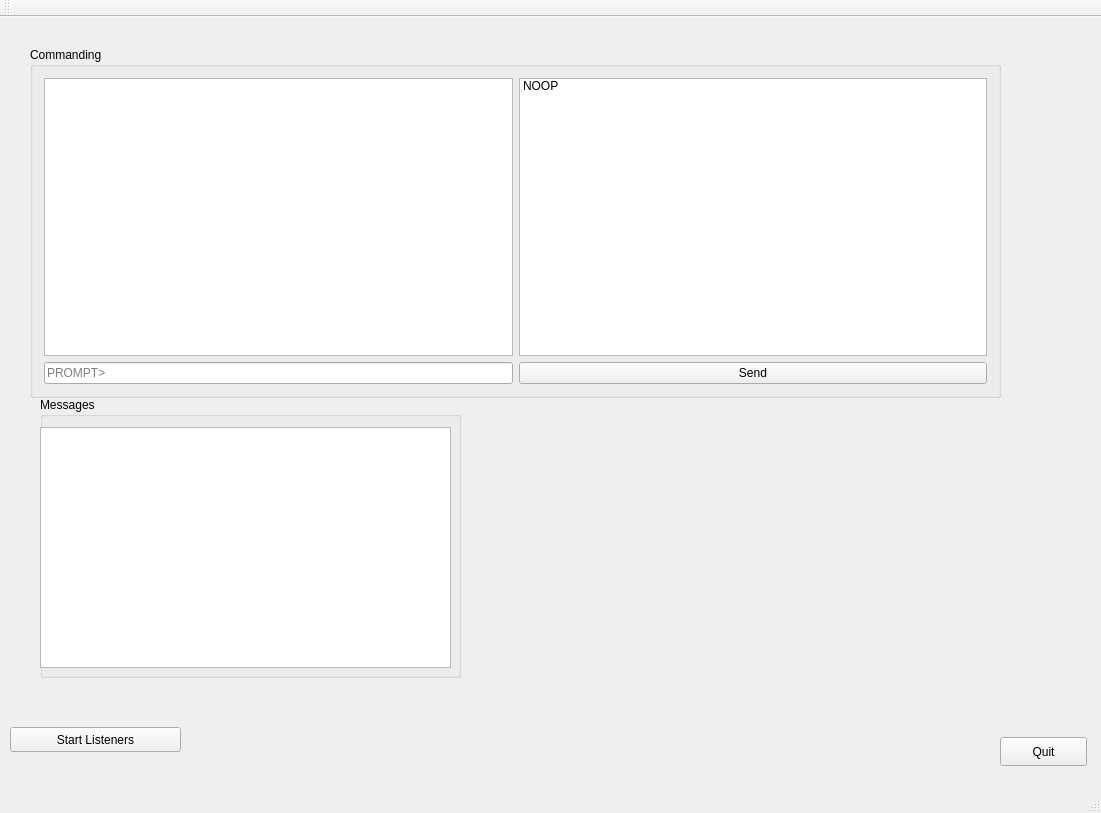
<?xml version="1.0" encoding="UTF-8"?>
<ui version="4.0">
 <class>MainWindow</class>
 <widget class="QMainWindow" name="MainWindow">
  <property name="geometry">
   <rect>
    <x>0</x>
    <y>0</y>
    <width>1101</width>
    <height>813</height>
   </rect>
  </property>
  <property name="windowTitle">
   <string>HEPCATS Ground Control</string>
  </property>
  <widget class="QWidget" name="centralWidget">
   <widget class="QGroupBox" name="groupBox">
    <property name="geometry">
     <rect>
      <x>30</x>
      <y>30</y>
      <width>971</width>
      <height>351</height>
     </rect>
    </property>
    <property name="title">
     <string>Commanding</string>
    </property>
    <layout class="QGridLayout" name="gridLayout">
     <item row="3" column="0">
      <widget class="QLineEdit" name="txt_prompt">
       <property name="acceptDrops">
        <bool>false</bool>
       </property>
       <property name="text">
        <string/>
       </property>
       <property name="placeholderText">
        <string>PROMPT&gt;</string>
       </property>
      </widget>
     </item>
     <item row="1" column="0">
      <widget class="QTextBrowser" name="cmd_txt_messages">
       <property name="acceptDrops">
        <bool>false</bool>
       </property>
      </widget>
     </item>
     <item row="3" column="1">
      <widget class="QPushButton" name="btn_enter">
       <property name="text">
        <string>Send</string>
       </property>
      </widget>
     </item>
     <item row="1" column="1">
      <widget class="QListWidget" name="lst_commands">
       <item>
        <property name="text">
         <string>NOOP</string>
        </property>
       </item>
      </widget>
     </item>
    </layout>
   </widget>
   <widget class="QPushButton" name="btn_quit">
    <property name="geometry">
     <rect>
      <x>1000</x>
      <y>720</y>
      <width>87</width>
      <height>29</height>
     </rect>
    </property>
    <property name="text">
     <string>Quit</string>
    </property>
   </widget>
   <widget class="QPushButton" name="btn_start_listen">
    <property name="geometry">
     <rect>
      <x>10</x>
      <y>710</y>
      <width>171</width>
      <height>25</height>
     </rect>
    </property>
    <property name="text">
     <string>Start Listeners</string>
    </property>
   </widget>
   <widget class="QGroupBox" name="groupBox_2">
    <property name="geometry">
     <rect>
      <x>40</x>
      <y>380</y>
      <width>421</width>
      <height>281</height>
     </rect>
    </property>
    <property name="title">
     <string>Messages</string>
    </property>
    <widget class="QTextBrowser" name="txt_messages_out">
     <property name="geometry">
      <rect>
       <x>0</x>
       <y>30</y>
       <width>411</width>
       <height>241</height>
      </rect>
     </property>
    </widget>
   </widget>
  </widget>
  <widget class="QMenuBar" name="menuBar">
   <property name="geometry">
    <rect>
     <x>0</x>
     <y>0</y>
     <width>1101</width>
     <height>22</height>
    </rect>
   </property>
  </widget>
  <widget class="QToolBar" name="mainToolBar">
   <attribute name="toolBarArea">
    <enum>TopToolBarArea</enum>
   </attribute>
   <attribute name="toolBarBreak">
    <bool>false</bool>
   </attribute>
  </widget>
  <widget class="QStatusBar" name="statusBar"/>
 </widget>
 <layoutdefault spacing="6" margin="11"/>
 <resources/>
 <connections/>
</ui>
